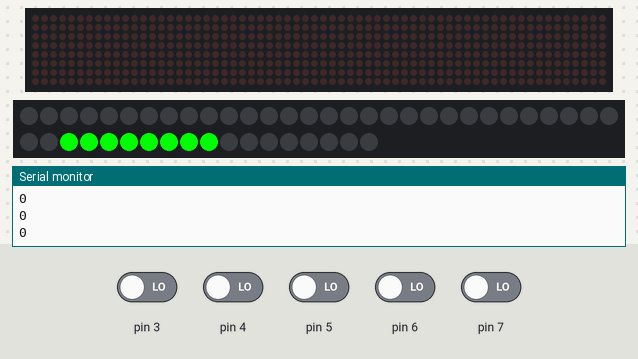
Bench run of a sketch on a simulated Arduino Uno, built with avr-gcc and run on an emulated ATmega328P. Parts: 64×8 LED matrix, 48 RGB LEDs in strip order, left to right, continuing on the next row, the last lines printed to the serial monitor. The test bench sets the inputs (shaded band); at power-on: pin 3–7 LOW. Random numbers use the default seed unless the sketch sets one.

Above: at 2.8 s.
2.9 s: pin 7 driven HIGH
At 5.4 s:
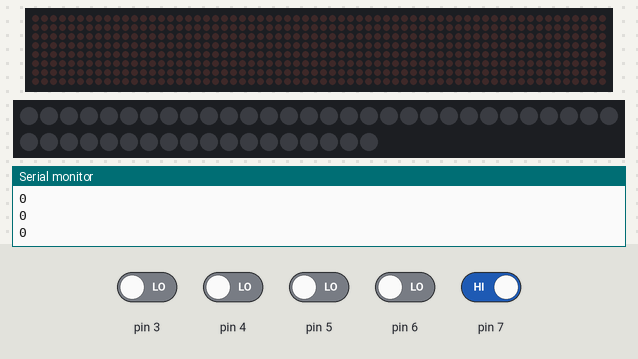
At 24.7 s:
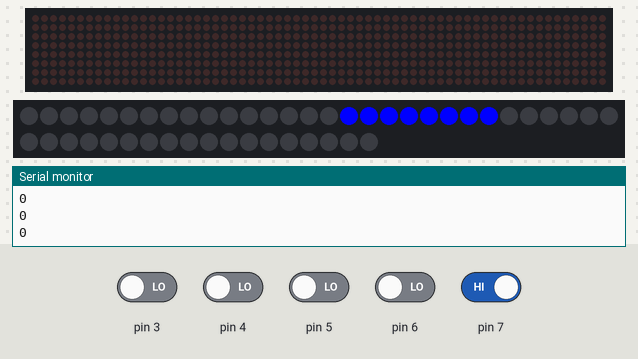
24.9 s: pin 3 driven HIGH
At 46.27 s:
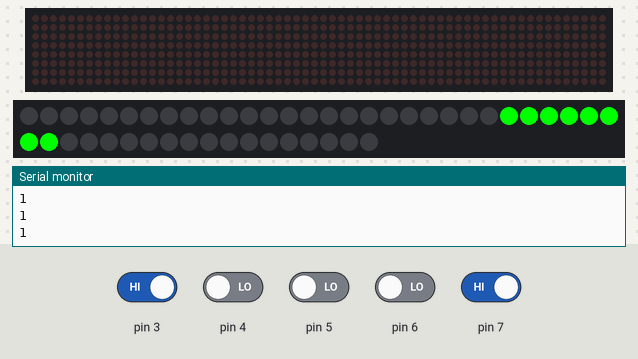
Timing chart, 0 to 46.5 s (numbered marks = the images above; inputs shaded):
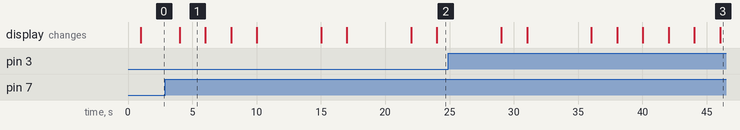

The sketch:

random.ino
```cpp
// (licence header left out)
// --------------------------------------------------------|
//
//                    INCLUDE LIBRARY
//
//---------------------------------------------------------|

// NeoPixel ring
#include <Adafruit_NeoPixel.h>

// Matrix led
#include <MD_Parola.h>
#include <MD_MAX72xx.h>
#include <SPI.h>

// --------------------------------------------------------|
//
//                      PIN SETUP
//
//---------------------------------------------------------|

// Matrix led pins
#define CLK_PIN   13
#define DATA_PIN  11
#define CS_PIN    10

// --------------------------------------------------------|
//
//                   VARIABLE DECLARATION
//
//---------------------------------------------------------|

// Define the number of devices we have in the chain and the hardware interface
#define HARDWARE_TYPE MD_MAX72XX::FC16_HW
#define MAX_DEVICES 8 // 4x2 matrix*/

// Hardware SPI connection
MD_Parola matrix = MD_Parola(HARDWARE_TYPE, CS_PIN, MAX_DEVICES);

// Declare NeoPixel strip object
Adafruit_NeoPixel strip(48, 2, NEO_GRB + NEO_KHZ800);

// NeoPixel colors
uint32_t red = strip.Color(255, 0, 0); // 20 points
uint32_t yellow = strip.Color(255, 255, 0); // 10 points
uint32_t blue = strip.Color(0, 0, 255); // 5 points
uint32_t green = strip.Color(0, 255, 0); // 1 points

// NeoPixel array for random
uint32_t colors[] = {red, yellow, blue, green};

// Point's color
byte scoreData[] = {1, 5, 10, 20};

byte i = 1;
byte score = 0;

// Declare any variable
long timer;
int color;
int cible;

boolean print = false;
boolean touch = false;

// --------------------------------------------------------|
//
//                         START CODE
//
//---------------------------------------------------------|
void setup()
{
    // Pin setup
    pinMode(2, OUTPUT);
    pinMode(3, INPUT);

    // Initialise
    matrix.begin();
    strip.begin();
    strip.show();
    Serial.begin(9600);
    randomSeed(analogRead(0));
}

void loop()
{
    int value = digitalRead(3); // receiver/detector send either LOW or HIGH (no analog values!)
    Serial.println(value); // send value to console
    delay(1000); // wait for 1000ms

    if(i <= 100) // Number of turns
    {
        //Serial.println(i);
        if(!print)
        {
            // Generate random seed
            cible = random(0, 5);
            color = random(0, 4);

            // Show random led with random color during x second
            strip.fill(colors[color], (cible*8), 8);
            strip.show();

            timer = millis();
            print = true;
            //Serial.println("cible allume: " + String(cible, DEC) + " couleurs: " + String(color, DEC));
        }
        else
        {
            if(millis() - timer >= 5000 or touch)
            {
                // After color clearing wait x second
                strip.clear();
                strip.show();
                i++;

                print = false;
                touch = false;
                delay(1000);
            }
            else if(digitalRead(cible+3)) // If targets are hit add points
            {
                touch = true;
                score += scoreData[color];
            }
        }
    }
    else // Game ended
    {
        matrix.print("SCORE : " + String(score));
        //Serial.println("score : " + String(score, DEC));
        delay(4000);
    }
}
```

Measured:
- what the display in image 1 shows lasts 2.0 s, from 4.0 s to 6.0 s
